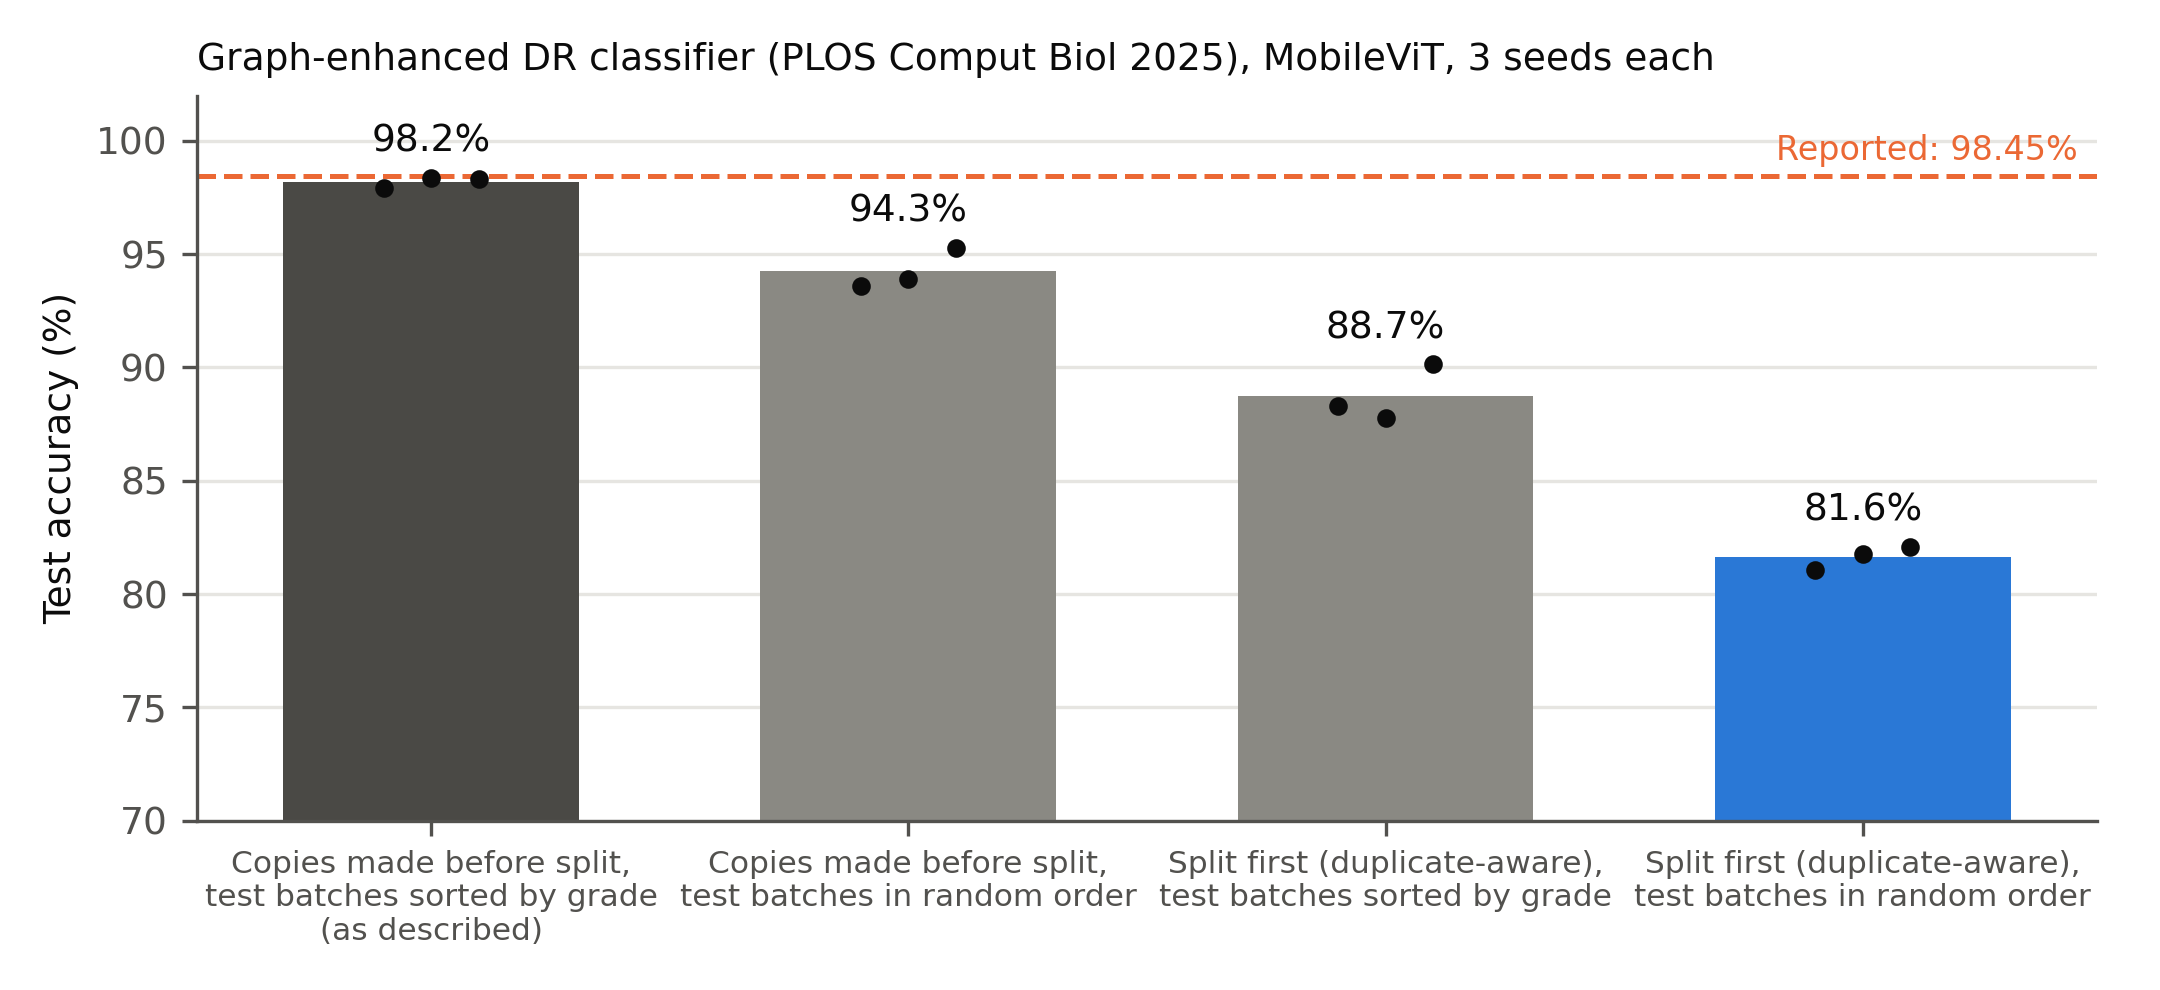

The Python source for this figure:
import numpy as np, pandas as pd
import matplotlib; matplotlib.use("Agg"); import matplotlib.pyplot as plt
df = pd.read_csv("gcn_per_run.csv"); df = df[df.model == "final_released"]
INK, MUTED, GRID, GREY = "#0b0b0b", "#52514e", "#e6e5e1", "#9a9994"
plt.rcParams.update({"font.family": "DejaVu Sans", "font.size": 9, "axes.edgecolor": MUTED, "axes.labelcolor": INK,
                     "xtick.color": MUTED, "ytick.color": MUTED, "axes.spines.top": False, "axes.spines.right": False})
bars = [("A", "class-sorted (released)", "Copies made before split,\ntest batches sorted by grade\n(as described)"),
        ("A", "random order (mean of 5)", "Copies made before split,\ntest batches in random order"),
        ("B", "class-sorted (released)", "Split first (duplicate-aware),\ntest batches sorted by grade"),
        ("B", "random order (mean of 5)", "Split first (duplicate-aware),\ntest batches in random order")]
cols = ["#4a4945", "#8a8983", "#8a8983", "#2a78d6"]
fig, ax = plt.subplots(figsize=(7.2, 3.3))
for i, (c, o, lab) in enumerate(bars):
    v = df[(df.cond == c) & (df.order == o)].acc.values * 100
    ax.bar(i, v.mean(), width=0.62, color=cols[i], zorder=2)
    ax.scatter(np.full(len(v), i) + np.linspace(-0.1, 0.1, len(v)), v, s=12, color=INK, zorder=3)
    ax.text(i, v.max() + 0.8, f"{v.mean():.1f}%", ha="center", va="bottom", fontsize=9, color=INK)
ax.axhline(98.45, color="#eb6834", lw=1.2, ls="--", zorder=1)
ax.text(3.45, 98.45 + 0.4, "Reported: 98.45%", ha="right", va="bottom", fontsize=8, color="#eb6834")
ax.set_xticks(range(4), [b[2] for b in bars], fontsize=7.5); ax.set_ylim(70, 102); ax.set_ylabel("Test accuracy (%)")
ax.grid(axis="y", color=GRID, lw=0.8); ax.set_axisbelow(True)
ax.set_title("Graph-enhanced DR classifier (PLOS Comput Biol 2025), MobileViT, 3 seeds each", loc="left", fontsize=9, color=INK)
fig.tight_layout(); fig.savefig("fig_gcn.png", dpi=300); fig.savefig("fig_gcn.pdf")
